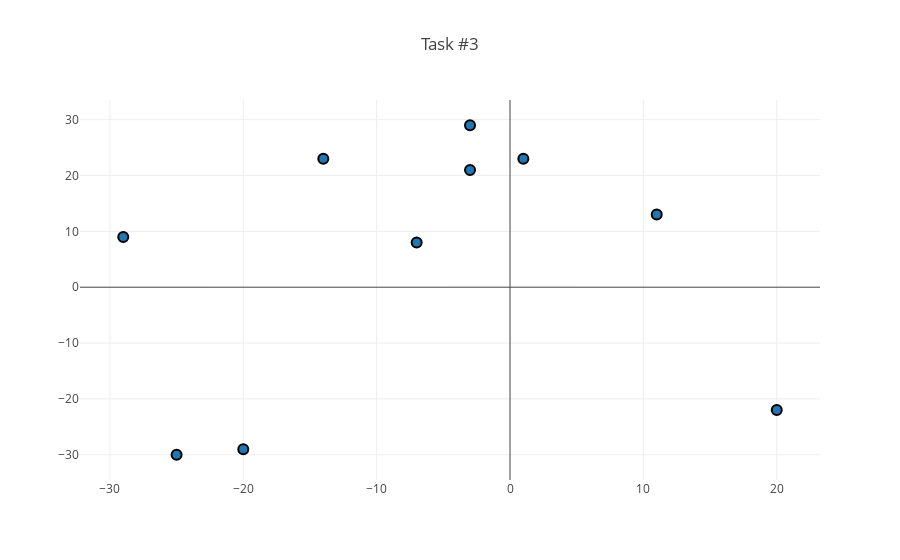

Write notebook code for a chart like this one.
### Code cell
res = task3(array, 1)

### Figure 1 — Plotly figure (JSON) as saved in the notebook; plotly's stock layout.template omitted (floating-point values rounded to 4 significant figures)
{"data": [{"marker": {"color": "rgba(244, 65, 178.8)", "line": {"color": "rgb(0, 0, 0)", "width": 2}, "size": 10}, "mode": "markers", "name": "task3", "type": "scatter", "uid": "7bba6a2c-0620-42b5-8f48-b776a488a8f2", "x": [11, -29, -7, -20, -25, -3, -3, 1, -14, 20], "y": [13, 9, 8, -29, -30, 29, 21, 23, 23, -22]}], "layout": {"title": "Task #3"}}
